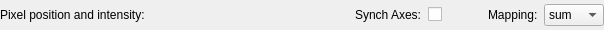
<?xml version="1.0" encoding="UTF-8"?>
<ui version="4.0">
 <class>ProjectionToolWidget</class>
 <widget class="QWidget" name="ProjectionToolWidget">
  <property name="geometry">
   <rect>
    <x>0</x>
    <y>0</y>
    <width>604</width>
    <height>30</height>
   </rect>
  </property>
  <property name="maximumSize">
   <size>
    <width>16777215</width>
    <height>49</height>
   </size>
  </property>
  <property name="windowTitle">
   <string>Form</string>
  </property>
  <layout class="QGridLayout" name="gridLayout">
   <property name="margin">
    <number>0</number>
   </property>
   <item row="0" column="0">
    <layout class="QHBoxLayout" name="horizontalLayout">
     <item>
      <widget class="QLabel" name="toolLabel">
       <property name="toolTip">
        <string>coordinate info display for the mouse pointer</string>
       </property>
       <property name="text">
        <string>Pixel position and intensity: </string>
       </property>
      </widget>
     </item>
     <item>
      <spacer name="horizontalSpacer">
       <property name="orientation">
        <enum>Qt::Horizontal</enum>
       </property>
       <property name="sizeHint" stdset="0">
        <size>
         <width>40</width>
         <height>20</height>
        </size>
       </property>
      </spacer>
     </item>
     <item>
      <widget class="QLabel" name="synchLabel">
       <property name="text">
        <string>Synch Axes:</string>
       </property>
       <property name="buddy">
        <cstring>synchCheckBox</cstring>
       </property>
      </widget>
     </item>
     <item>
      <widget class="QCheckBox" name="synchCheckBox">
       <property name="text">
        <string/>
       </property>
      </widget>
     </item>
     <item>
      <spacer name="horizontalSpacer_2">
       <property name="orientation">
        <enum>Qt::Horizontal</enum>
       </property>
       <property name="sizeType">
        <enum>QSizePolicy::Minimum</enum>
       </property>
       <property name="sizeHint" stdset="0">
        <size>
         <width>40</width>
         <height>20</height>
        </size>
       </property>
      </spacer>
     </item>
     <item>
      <widget class="QLabel" name="funLabel">
       <property name="text">
        <string>Mapping:</string>
       </property>
      </widget>
     </item>
     <item>
      <widget class="QComboBox" name="funComboBox">
       <item>
        <property name="text">
         <string>sum</string>
        </property>
       </item>
       <item>
        <property name="text">
         <string>mean</string>
        </property>
       </item>
      </widget>
     </item>
    </layout>
   </item>
  </layout>
 </widget>
 <tabstops>
  <tabstop>synchCheckBox</tabstop>
  <tabstop>funComboBox</tabstop>
 </tabstops>
 <resources/>
 <connections/>
</ui>
